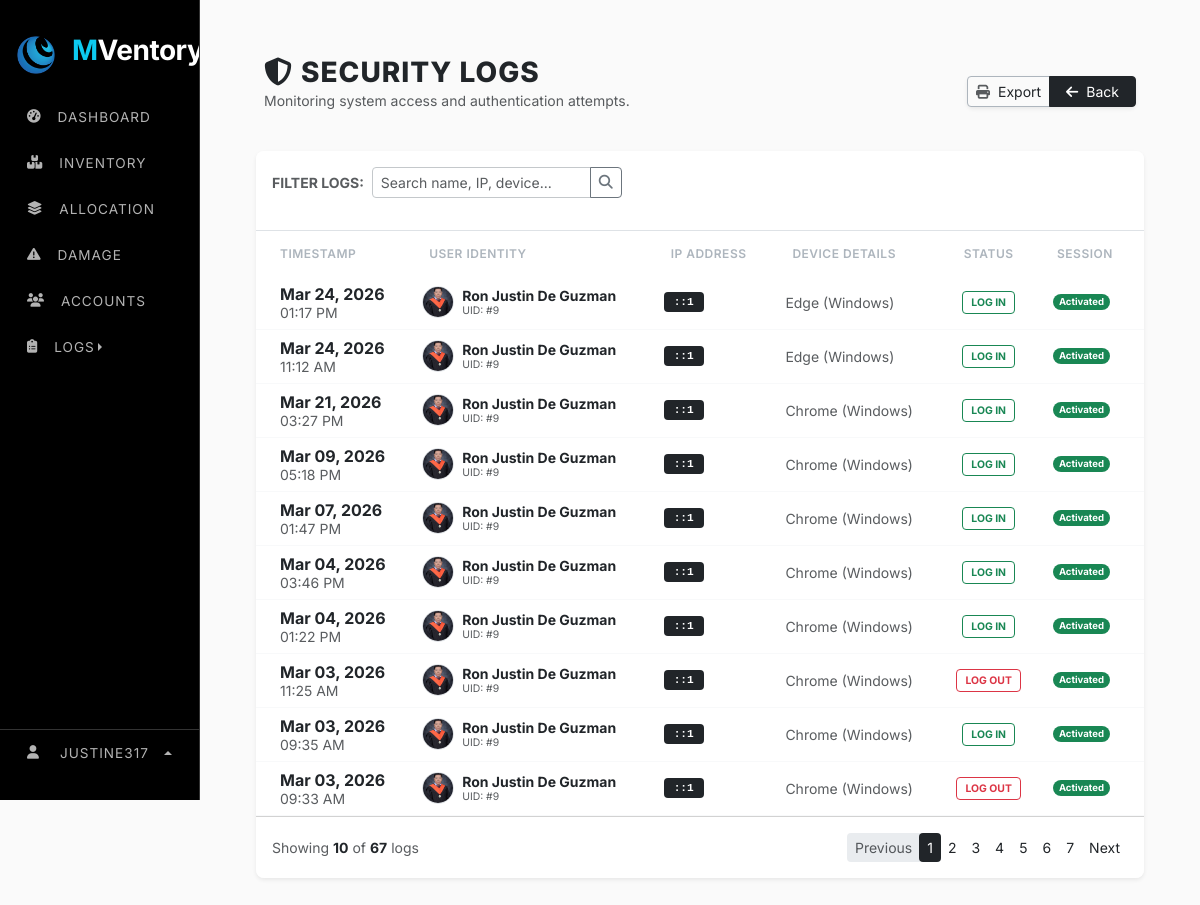
The app's page /web_content/security_logs.php (signed in), older data.
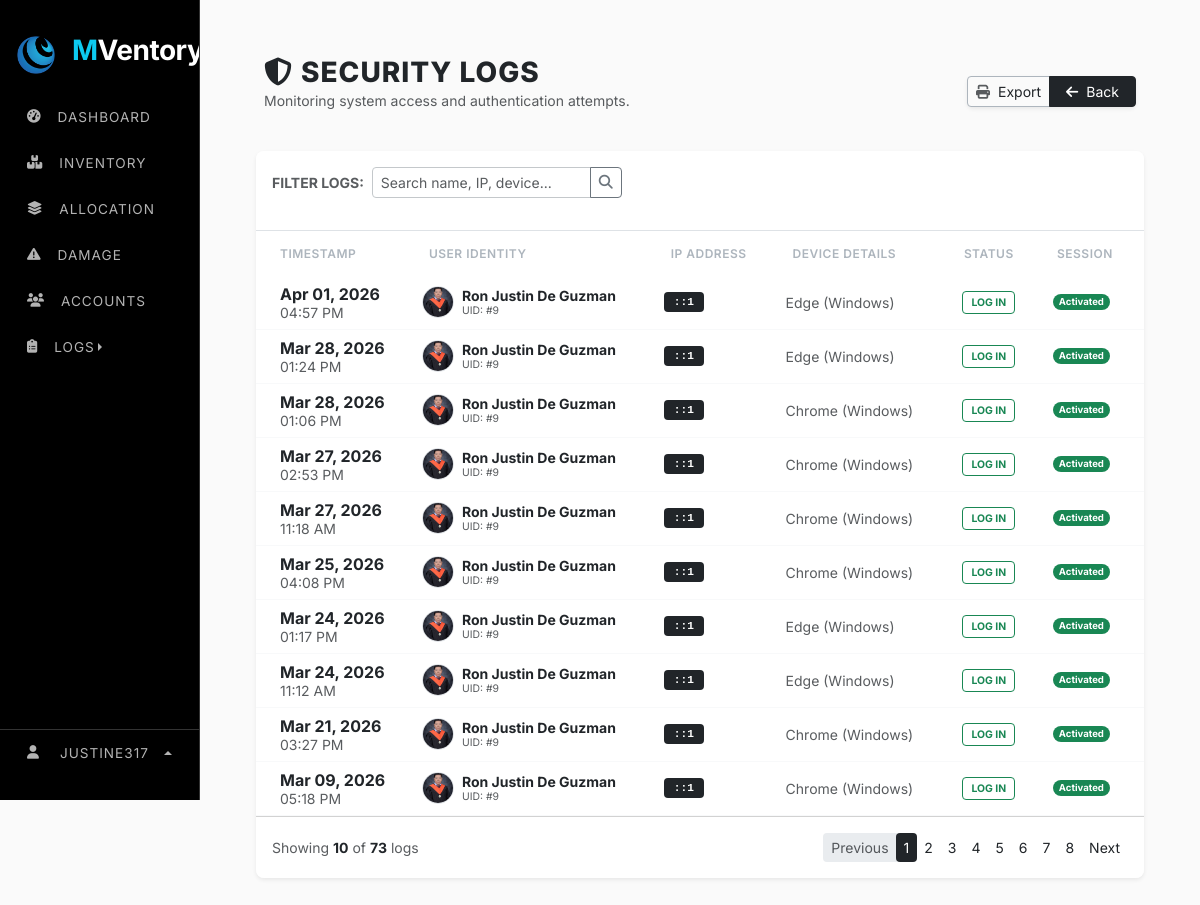
The same page, newer data.
### tables this page shows
CREATE TABLE `security_logs` (
  `log_id` int(11) NOT NULL AUTO_INCREMENT,
  `user_id` int(11) DEFAULT NULL,
  `browser` varchar(255) DEFAULT NULL,
  `ip_address` varchar(50) DEFAULT NULL,
  `login_time` datetime DEFAULT NULL,
  `status` varchar(50) DEFAULT NULL,
  `is_active` tinyint(1) NOT NULL,
  `is_login` tinyint(1) NOT NULL,
  PRIMARY KEY (`log_id`),
  KEY `user_id` (`user_id`),
  CONSTRAINT `security_logs_ibfk_1` FOREIGN KEY (`user_id`) REFERENCES `users` (`user_id`)
);

CREATE TABLE `users` (
  `user_id` int(11) NOT NULL AUTO_INCREMENT,
  `role_id` varchar(15) NOT NULL,
  `username` varchar(9999) NOT NULL,
  `first_name` varchar(100) NOT NULL,
  `last_name` varchar(100) NOT NULL,
  `phone` varchar(11) NOT NULL,
  `address` varchar(500) DEFAULT NULL,
  `role` varchar(30) NOT NULL,
  `status` varchar(20) NOT NULL DEFAULT 'active',
  `email` varchar(150) NOT NULL,
  `password` varchar(255) NOT NULL,
  `profile_image` varchar(999) NOT NULL,
  `is_active` tinyint(1) DEFAULT 1,
  `is_login` tinyint(1) NOT NULL,
  `last_login` datetime DEFAULT NULL,
  `created_at` timestamp NOT NULL DEFAULT current_timestamp(),
  `deleted_at` timestamp NULL DEFAULT NULL,
  `last_activity` datetime DEFAULT current_timestamp(),
  PRIMARY KEY (`user_id`),
  UNIQUE KEY `email` (`email`)
);

### web_content/security_logs.php (the view, shortened to what the changed rows need)
<?php
    include "../render/connection.php";
    include "../src/cdn/cdn_links.php";
    $limit = 10;
    $page = isset($_GET['page']) ? (int)$_GET['page'] : 1;
    $start = ($page - 1) * $limit;
    $search = isset($_GET['search']) ? mysqli_real_escape_string($conn, $_GET['search']) : '';
    $where_clause = "";
    $total_query = "SELECT COUNT(*) AS total
                    FROM security_logs sl
                    LEFT JOIN users u ON sl.user_id = u.user_id
                    $where_clause";
    $total_result = mysqli_query($conn, $total_query);
    $total_rows = mysqli_fetch_assoc($total_result)['total'];
    $pages = ceil($total_rows / $limit);
    $log_query = "SELECT sl.*, u.first_name, u.last_name, u.profile_image
                  FROM security_logs sl
                  LEFT JOIN users u ON sl.user_id = u.user_id
                  $where_clause
                  ORDER BY sl.login_time DESC
                  LIMIT $start, $limit";
    $log_result = mysqli_query($conn, $log_query);
?>
<!doctype html>
<html lang="en">
    <head>
        <link rel="stylesheet" href="../src/style/main_style.css">
    </head>
    <body>
        <div class="row g-0">
                <?php include "../nav/sidebar_nav.php"; ?>
            <div class="col">
                <div class="main-content">
                    <div class="container px-4 mt-4">
                        <div class="card edd-card shadow-sm">
                            <div class="table-responsive">
                                <table class="table table-hover align-middle mb-0">
                                    <thead>
                                        <tr>
                                            <th class="ps-4">Timestamp</th>
                                            <th>User Identity</th>
                                            <th>IP Address</th>
                                            <th>Device Details</th>
                                            <th class="text-center">Status</th>
                                            <th class="pe-4 text-center">Session</th>
                                        </tr>
                                    </thead>
                                    <tbody class="bg-white">
                                        <?php if(mysqli_num_rows($log_result) > 0): ?>
                                            <?php while($log = mysqli_fetch_assoc($log_result)):
                                                $name = ($log['first_name']) ? $log['first_name'].' '.$log['last_name'] : "System/Guest";
                                                $img = (!empty($log['profile_image'])) ? $log['profile_image'] : "../src/image/profiles/default.jpg";
                                            ?>
                                            <tr class="log-row">
                                                <td class="ps-4">
                                                    <div class="fw-bold text-dark"><?php echo date('M d, Y', strtotime($log['login_time'])); ?></div>
                                                    <small class="text-muted"><?php echo date('h:i A', strtotime($log['login_time'])); ?></small>
                                                </td>
                                                <td>
                                                    <div class="d-flex align-items-center">
                                                        <img src="<?php echo $img; ?>" class="user-avatar me-2" onerror="this.src='../src/image/profiles/default.jpg'">
                                                        <div>
                                                            <div class="fw-bold text-dark small"><?php echo htmlspecialchars($name); ?></div>
                                                            <small class="text-muted" style="font-size: 0.65rem;">UID: #<?php echo $log['user_id']; ?></small>
                                                        </div>
                                                    </div>
                                                </td>
                                                <td><span class="ip-tag"><?php echo $log['ip_address']; ?></span></td>
                                                <td>
                                                    <small class="text-muted d-block text-truncate" style="max-width: 180px;" title="<?php echo htmlspecialchars($log['browser']); ?>">
                                                        <?php echo htmlspecialchars($log['browser']); ?>
                                                    </small>
                                                </td>
                                                <td class="text-center">
                                                    <?php $isSuccess = (strtolower($log['status']) == 'success'); ?>
                                                    <span class="status-badge <?php echo $isSuccess ? 'status-success' : 'status-failed'; ?>">
                                                        <?php echo $isSuccess ? 'LOG IN' : 'LOG OUT' ; ?>
                                                    </span>
                                                </td>
                                                <td class="pe-4 text-center">
                                                    <span class="badge rounded-pill <?php echo $log['is_active'] ? 'bg-light text-muted border' : 'bg-success'; ?>" style="font-size: 0.6rem;">
                                                        <?php echo $log['is_active'] ? 'Deactivated' : 'Activated'; ?>
                                                    </span>
                                                </td>
                                            </tr>
                                            <?php endwhile; ?>
                                        <?php else: ?>
                                            <tr><td colspan="6" class="text-center py-5 text-muted">No security records found.</td></tr>
                                        <?php endif; ?>
                                    </tbody>
                                </table>
                            </div>
                            <div class="card-footer bg-white d-flex justify-content-between align-items-center py-3">
                                <div class="small text-muted">
                                    Showing <b class="text-dark"><?php echo mysqli_num_rows($log_result); ?></b> of <b class="text-dark"><?php echo $total_rows; ?></b> logs
                                </div>
                                <nav>
                                    <ul class="pagination pagination-sm mb-0">
                                        <?php for($i = 1; $i <= $pages; $i++): ?>
                                            <li class="page-item <?php echo ($page == $i) ? 'active' : ''; ?>">
                                                <a class="page-link" href="?page=<?php echo $i; ?>&search=<?php echo urlencode($search); ?>"><?php echo $i; ?></a>
                                            </li>
                                        <?php endfor; ?>
                                    </ul>
                                </nav>
                            </div>
                        </div>
                    </div>
                </div>
            </div>
        </div>
    </body>
</html>

Row changes from the older to the newer data that the page shows:
no longer on this page (row unchanged): security_logs: login_time "Mar 07, 2026", login_time "01:47 PM", user.profile_image (picture), user.last_name "Ron Justin De Guzman", user "9", ip_address "::1", browser "Chrome (Windows)", status "LOG IN", is_active "Activated"
no longer on this page (row unchanged): security_logs: login_time "Mar 04, 2026", login_time "03:46 PM", user.profile_image (picture), user.last_name "Ron Justin De Guzman", user "9", ip_address "::1", browser "Chrome (Windows)", status "LOG IN", is_active "Activated"
no longer on this page (row unchanged): security_logs: login_time "Mar 04, 2026", login_time "01:22 PM", user.profile_image (picture), user.last_name "Ron Justin De Guzman", user "9", ip_address "::1", browser "Chrome (Windows)", status "LOG IN", is_active "Activated"
no longer on this page (row unchanged): security_logs: login_time "Mar 03, 2026", login_time "11:25 AM", user.profile_image (picture), user.last_name "Ron Justin De Guzman", user "9", ip_address "::1", browser "Chrome (Windows)", status "LOG OUT", is_active "Activated"
no longer on this page (row unchanged): security_logs: login_time "Mar 03, 2026", login_time "09:35 AM", user.profile_image (picture), user.last_name "Ron Justin De Guzman", user "9", ip_address "::1", browser "Chrome (Windows)", status "LOG IN", is_active "Activated"
no longer on this page (row unchanged): security_logs: login_time "Mar 03, 2026", login_time "09:33 AM", user.profile_image (picture), user.last_name "Ron Justin De Guzman", user "9", ip_address "::1", browser "Chrome (Windows)", status "LOG OUT", is_active "Activated"
added security_logs: login_time "Apr 01, 2026", login_time "04:57 PM", user.profile_image (picture), user.last_name "Ron Justin De Guzman", user "9", ip_address "::1", browser "Edge (Windows)", status "LOG IN", is_active "Activated"
added security_logs: login_time "Mar 28, 2026", login_time "01:24 PM", user.profile_image (picture), user.last_name "Ron Justin De Guzman", user "9", ip_address "::1", browser "Edge (Windows)", status "LOG IN", is_active "Activated"
added security_logs: login_time "Mar 28, 2026", login_time "01:06 PM", user.profile_image (picture), user.last_name "Ron Justin De Guzman", user "9", ip_address "::1", browser "Chrome (Windows)", status "LOG IN", is_active "Activated"
added security_logs: login_time "Mar 27, 2026", login_time "02:53 PM", user.profile_image (picture), user.last_name "Ron Justin De Guzman", user "9", ip_address "::1", browser "Chrome (Windows)", status "LOG IN", is_active "Activated"
added security_logs: login_time "Mar 27, 2026", login_time "11:18 AM", user.profile_image (picture), user.last_name "Ron Justin De Guzman", user "9", ip_address "::1", browser "Chrome (Windows)", status "LOG IN", is_active "Activated"
added security_logs: login_time "Mar 25, 2026", login_time "04:08 PM", user.profile_image (picture), user.last_name "Ron Justin De Guzman", user "9", ip_address "::1", browser "Chrome (Windows)", status "LOG IN", is_active "Activated"
Text that changed along with them:
$total_rows: "67" → "73"
new list line: "8"
